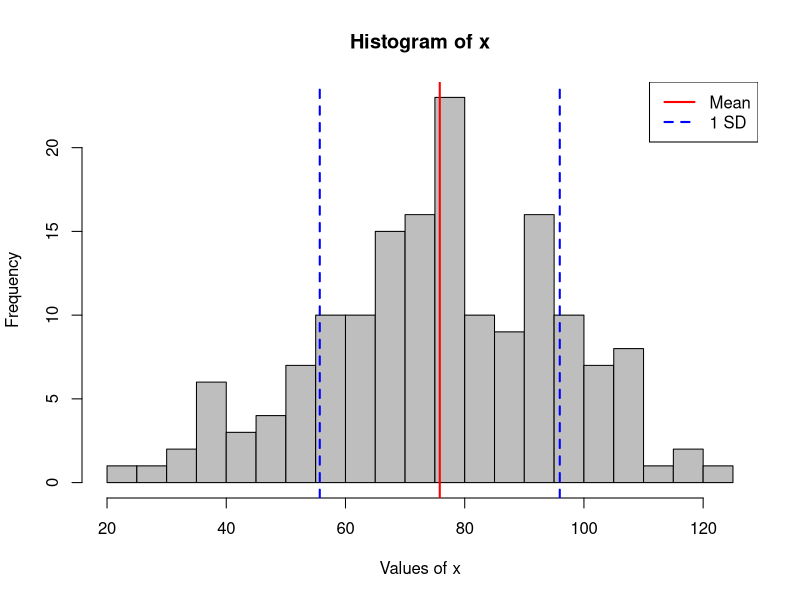
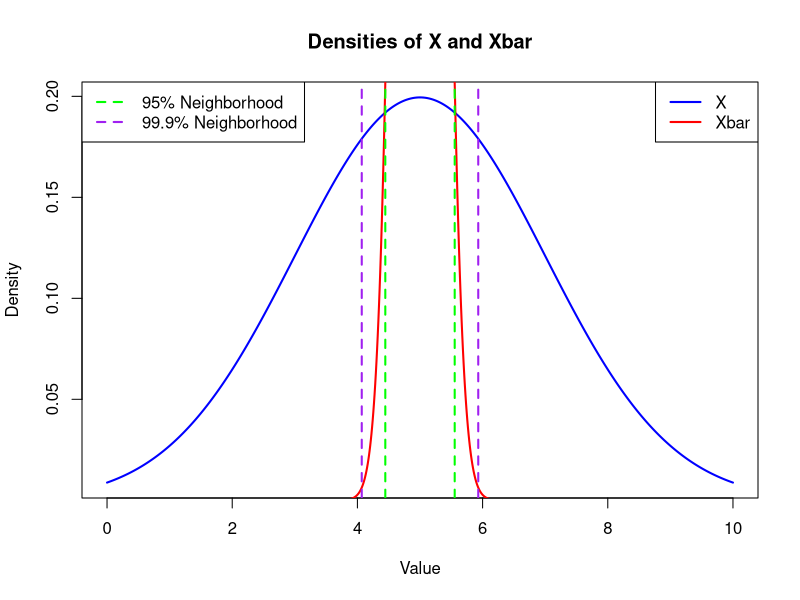
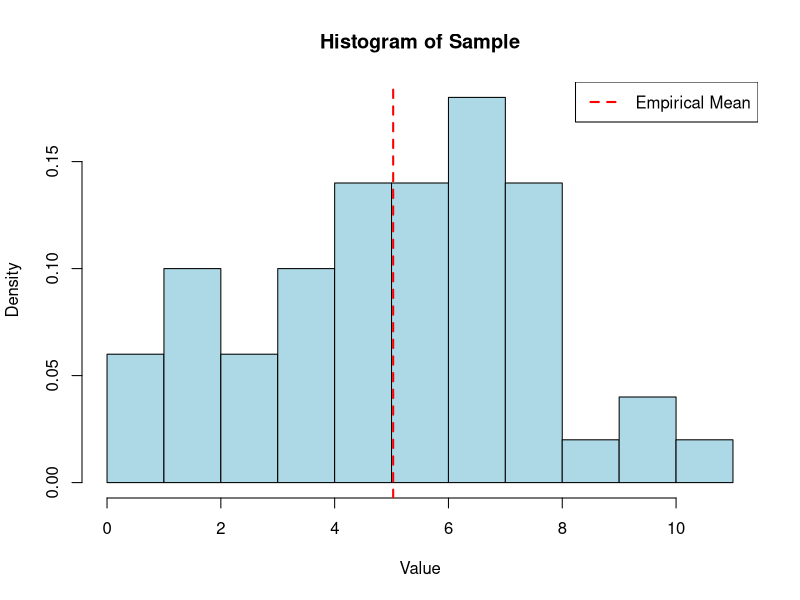
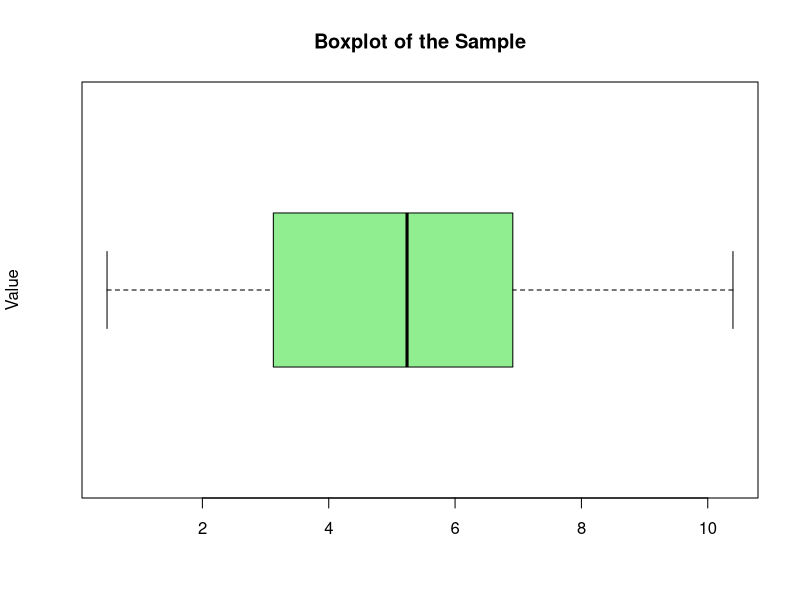
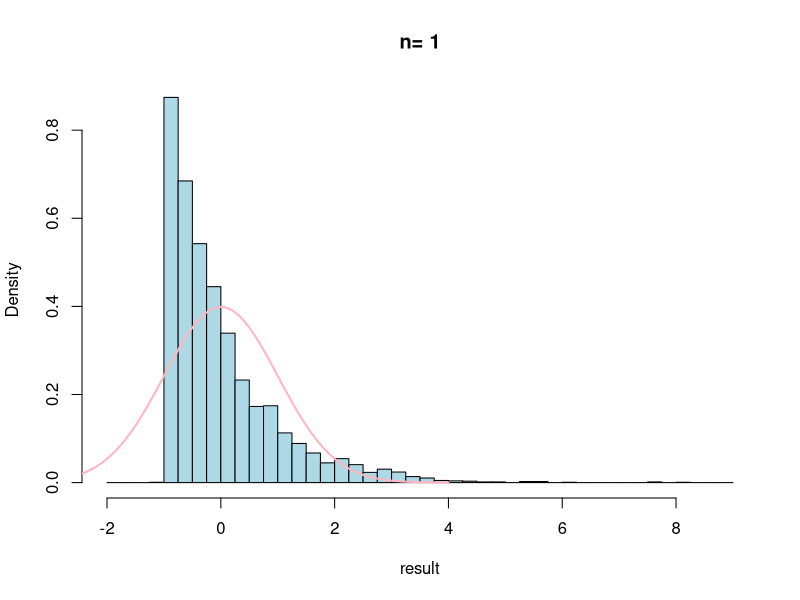
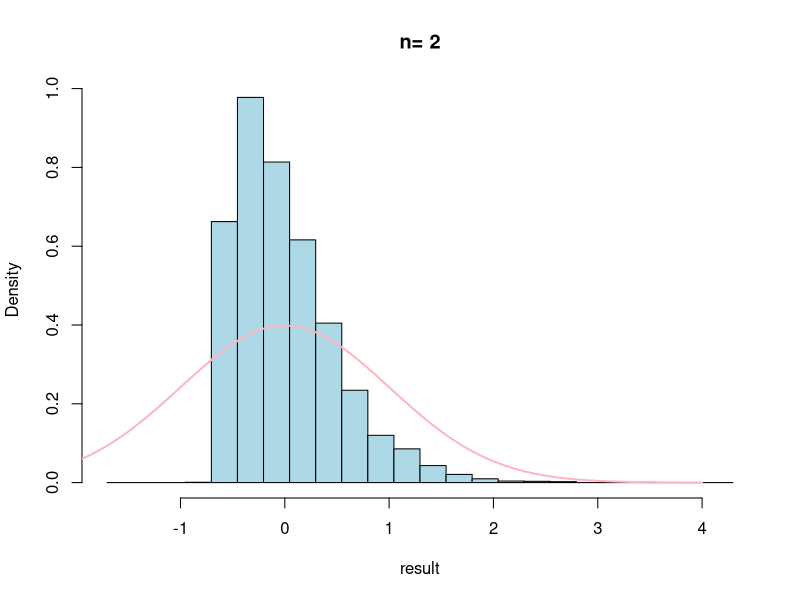
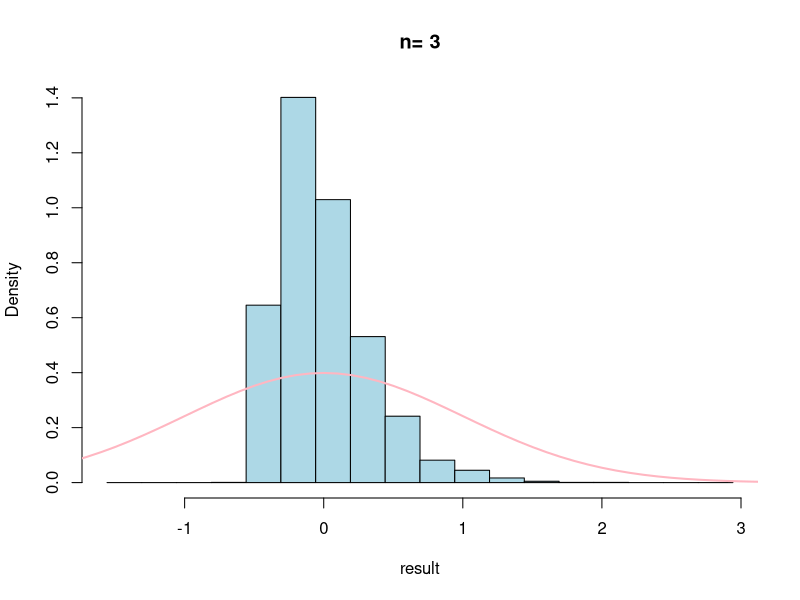
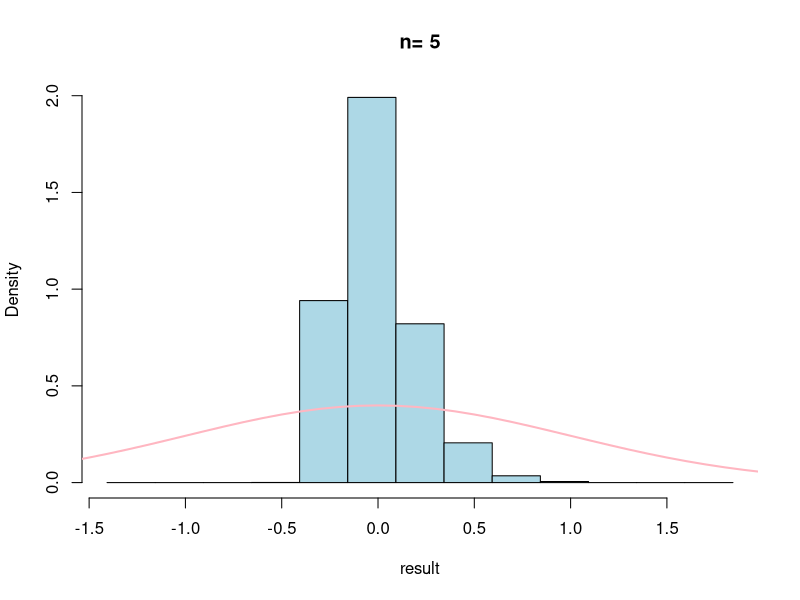

The R source for these figures, in order:
#Task 1
# a)
k <- 100 
x <- rnorm(sample(k:(2*k), 1), runif(1, 0, k), rexp(1, 1/k))
# sample - generates one integer from the range [k, 2 * k] (in this between 100 and 200)
# runif - generates one number between 0 and k(in this case 0 and 100)
# rexp - generates random number from an exponential distribution with rate parameter 1/k (in this case rate = 0.01)
# rnorm - generates a vector of random numbers (length determined by sample), from a normal distribution with
# Mean = runif(1, 0, k) and Standard deviation = rexp(1, 1/k).

# x is a vector of random numbers, the length of which is randomly chosen from 100 to 200. 
# The numbers are sampled from a normal distribution with:
# A mean randomly chosen between 0 and 100.
# A standard deviation randomly chosen from an exponential distribution with a rate parameter of 0.01.


# b)
# Set k
k <- 100

# Generate x
x <- rnorm(sample(k:(2*k), 1), runif(1, 0, k), rexp(1, 1/k))

# Calculate mean and standard deviation
mean_x <- mean(x)
sd_x <- sd(x)

# Plot the histogram
hist(x, breaks = 20, col = "gray", main = "Histogram of x", xlab = "Values of x")

# Add mean in red
abline(v = mean_x, col = "red", lwd = 2)

# Add standard deviation in blue
abline(v = mean_x - sd_x, col = "blue", lwd = 2, lty = 2)
abline(v = mean_x + sd_x, col = "blue", lwd = 2, lty = 2)

# Add a legend
legend("topright", legend = c("Mean", "1 SD"), col = c("red", "blue"), lwd = 2, lty = c(1, 2))

# Task 2
# b)
# Parameters
mu <- 5
sigma2 <- 4
n <- 50

# Densities
x_vals <- seq(0, 10, length.out = 1000)
density_X <- dnorm(x_vals, mean = mu, sd = sqrt(sigma2))          # Density of X
density_Xbar <- dnorm(x_vals, mean = mu, sd = sqrt(sigma2 / n))   # Density of Xbar

# Plot
plot(x_vals, density_X, type = "l", col = "blue", lwd = 2,
     main = "Densities of X and Xbar",
     xlab = "Value", ylab = "Density")
lines(x_vals, density_Xbar, col = "red", lwd = 2)
legend("topright", legend = c("X", "Xbar"), col = c("blue", "red"), lwd = 2)

# c) 
# Standard deviation of Xbar
sigma_Xbar <- sqrt(sigma2 / n)

# 95% and 99.9% neighborhoods
neighborhood_95 <- c(mu - 1.96 * sigma_Xbar, mu + 1.96 * sigma_Xbar)
neighborhood_999 <- c(mu - 3.29 * sigma_Xbar, mu + 3.29 * sigma_Xbar)

cat("95% Neighborhood: ", neighborhood_95, "\n")
cat("99.9% Neighborhood: ", neighborhood_999, "\n")

# Add to the density plot
abline(v = neighborhood_95, col = "green", lwd = 2, lty = 2)    # 95% bounds
abline(v = neighborhood_999, col = "purple", lwd = 2, lty = 2)  # 99.9% bounds
legend("topleft", legend = c("95% Neighborhood", "99.9% Neighborhood"),
       col = c("green", "purple"), lty = 2, lwd = 2)

# c) 
# Generate random sample
sample <- rnorm(50, mean = mu, sd = sqrt(sigma2))

# Empirical mean and standard deviation
xbar_empirical <- mean(sample)
s_empirical <- sd(sample)

# Histogram
hist(sample, breaks = 10, col = "lightblue", main = "Histogram of Sample",
     xlab = "Value", prob = TRUE)
abline(v = xbar_empirical, col = "red", lwd = 2, lty = 2)  # Empirical mean
legend("topright", legend = c("Empirical Mean"), col = "red", lty = 2, lwd = 2)

# Boxplot
boxplot(sample, main = "Boxplot of the Sample", col = "lightgreen",
        ylab = "Value", horizontal = TRUE)

# Task 4
# Iterates through different sample sizes (n), starting from small values like 1, 2, 3 up to large values like 2000.
# The CLT states that as the sample size increases, the sample mean approaches a normal distribution, regardless of the original distribution.
for (n in c(1, 2, 3, 5, 10, 25, 50, 100, 250, 500, 1000, 2000)) { 
  
# result: An empty vector to store the standardized sample means for the current sample size (n).
# mu and sigma: The mean and standard deviation of the exponential distribution (exp(1)).
  result <- c()
  mu <- 1
  sigma <- 1
  
# Repeats the experiment 5000 times for each sample size n.
  for (i in 1:5000) {
    
# Draws n samples from an exponential distribution with rate 1 / mu (mean = 1).
    X <- rexp(n, 1 / mu)
    
# - Standardizing the sample mean:
    #	mean(X): Sample mean.
    #	(mean(X) - mu) / (sigma * sqrt(n)): Standardizes the sample mean using the population mean (mu) and standard deviation (sigma).
    
    result[i] <- (mean(X) - mu) / (sigma * sqrt(n))
  }
  
# hist: Computes the histogram of the standardized sample means (but does not plot it yet).
# breaks: Defines bin widths for the histogram.
# ylim: Sets the y-axis range to include both the histogram density and the theoretical normal density (centered at 0).
  
  hist <- hist(result, breaks=seq(min(result)-1, max(result)+1, by=0.25), plot=FALSE)
  ylim <- range(hist$density, dnorm(0))
  
# Plots the histogram of the standardized sample means with:
# prob=TRUE: Scales the y-axis to represent probability densities.
# ylim: Ensures the y-axis accommodates both the histogram and the normal curve.
# main=paste("n=", n): Adds a dynamic title to show the current sample size.
  
  hist(result, breaks=seq(min(result)-1, max(result)+1, by=0.25), prob=TRUE, ylim=ylim, 
       main=paste("n=", n), col="lightblue")
  x <- seq(-4, 4, by=0.1)
  
# Generates the theoretical standard normal density curve (dnorm(x)) and overlays it on the histogram.
  lines(x, dnorm(x), lty=1, lwd=2, col="lightpink")
  
# Adds a 1.5-second delay to allow visualization of each histogram before the next iteration
  Sys.sleep(1.5)
}

# Comments on the Results
# 1.	For Small Sample Sizes (n = 1, 2, 3):
# The histogram of standardized sample means is skewed because the exponential distribution is highly skewed.
# The CLT does not yet apply because the sample size is too small.
# 2.	As Sample Size Increases (n = 10, 25, 50):
#	The histogram starts to resemble a normal distribution.
#	The central limit theorem begins to take effect.
# 3.	For Large Sample Sizes (n = 100, 250, 500, 1000, 2000):
#	The histogram aligns very closely with the theoretical standard normal curve.
#	This confirms the CLT: the distribution of the sample mean approaches a normal distribution as n increases, regardless of the underlying distribution (exponential in this case).


    
